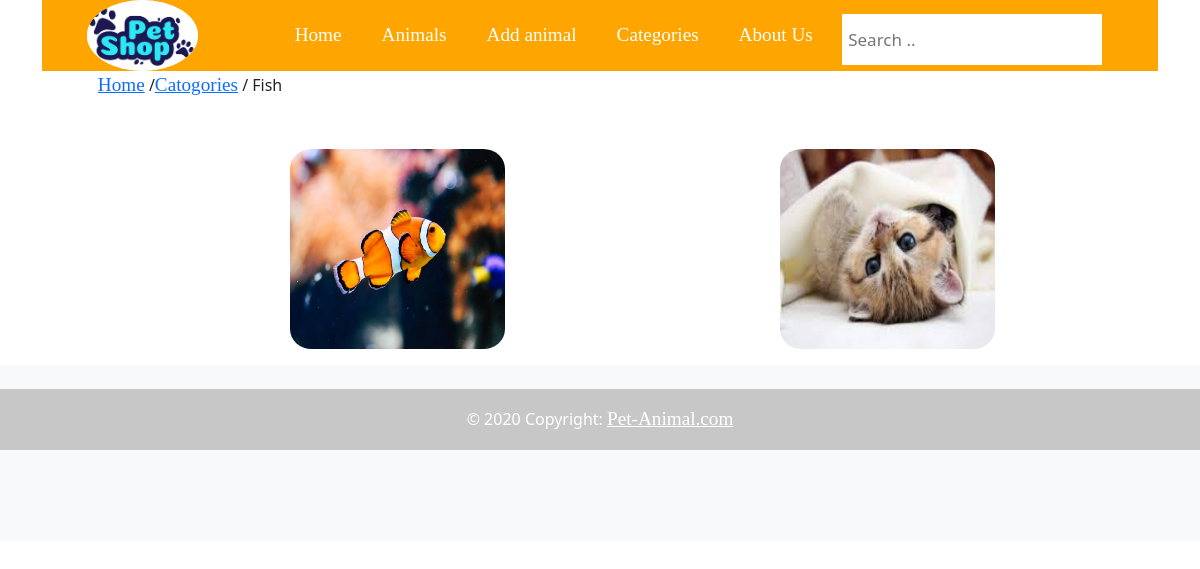
Screenshot of /catogries/3 with the database file from the repository.
### user/models.py (models this page shows, shortened)
class Category(models.Model):
    name=models.CharField(max_length=200)
    created_at=models.DateTimeField(auto_now_add=True)
    updated_at=models.DateTimeField(auto_now=True)

class Animal(models.Model):
    animal_name=models.CharField(max_length=200)
    description=models.TextField()
    price=models.IntegerField()
    age=models.FloatField()
    image=models.ImageField(upload_to='Media', blank=True)
    isDelete=models.BooleanField()
    isAccepted=models.BooleanField()
    added_by=models.ForeignKey(User,related_name='added_animals', on_delete=models.CASCADE)
    category=models.ForeignKey(Category,related_name='animals_in_this_category', on_delete=models.CASCADE)
    created_at=models.DateTimeField(auto_now_add=True)
    updated_at=models.DateTimeField(auto_now=True)
    objects=CUserManager()

### user/views.py (the view)
# urls.py: path('catogries/<int:catogory_id>', views.catogoryview),
def catogoryview(request, catogory_id):
    catogory = Category.objects.get(id=catogory_id)
    context = {
        'categories': Category.objects.filter(id=catogory_id),
        'animal_in_categories': Animal.objects.filter(category=catogory).filter(isDelete=False),
        'animals' : Animal.objects.all()
    }
    return render(request, 'all_animal_catg.html', context)

### user/templates/all_animal_catg.html (shortened to what this page needs)
<!DOCTYPE html>
<html lang="en">
<head>
    {% load static %}
    <link rel="stylesheet" href="{% static 'css/all_animals.css' %}">
    <link rel="stylesheet" href="{% static 'css/mainPage.css' %}">
    <link href="https://cdn.jsdelivr.net/npm/bootstrap@5.1.3/dist/css/bootstrap.min.css" rel="stylesheet">
</head>
<body>
    <div class="container">
        <header>
            <div class="image-container">
                <img src="static/image/LOGO.png" alt="">
            </div>
            <ul class="nav">
                <li class="nav-item">
                  <a  aria-current="page" href="/mainPage">Home</a>
                </li>
                <li class="nav-item">
                  <a  href="/showAllAnimals">Animals</a>
                </li>
                <li class="nav-item">
                  <a href="/addAnimalPage">Add animal</a>
                </li>
                <li class="nav-item">
                  <a href="/allCategories">Categories</a>
                </li>
                <li class="nav-item">
                    <a href="/aboutUs">About Us</a>
                  </li>
              </ul>
            <div class="search-container">
                    <div class="input-box">
                        <input type="text" id="search" placeholder="Search .. " required>
                      </div>
              </div>
        </header>
        <div class="main">
            <div id="location">
                {%for catogory in categories%}
                <p><a href="/mainPage">Home</a> /<a href="/allCategories">Catogories</a> / {{catogory.name}}</p>
                {%endfor%}
            </div>
            <div id="all_animals">
                {% for animals in animal_in_categories %}
                <div id="animal" name="cat-1">
                   <a href="/showAnimalInfo/{{animals.id}}"> <img id="img-2" src=/Media/{{animals.image}} alt="dog-pic"> </a>
                </div>
                {%endfor%}
            </div>
        </div>
    </div>
    <footer class="bg-light text-center text-white">
      <div class="container p-4 pb-0">
      </div>
      <div class="text-center p-3" style="background-color: rgba(0, 0, 0, 0.2);">
        © 2020 Copyright:
        <a class="text-white" href="https://mdbootstrap.com/">Pet-Animal.com</a>
      </div>
    </footer>
</body>
</html>

### user/static/css/all_animals.css (style rules this page uses)
:root { --rad: .7rem; --dur: .3s; --color-dark: #2f2f2f; --color-light: #fff; --color-brand: #57bd84; --font-fam: 'Lato', sans-serif; --height: 3.2rem; --btn-width: 6rem; --bez: cubic-bezier(0, 0, 0.43, 1.49); }
input, button { height: var(--height); font-family: var(--font-fam); border: 0; color: var(--color-dark); font-size: 1.2rem; }
input:not(:placeholder-shown) { border-radius: var(--rad) 0 0 var(--rad); width: calc(100% - var(--btn-width)); display: block; }
img { width: 130px; height: 130px; border-radius: 50%; }
a { text-decoration: none; font-size: 1.2rem; }
#img-2 { width: 200px; text-decoration: none; margin-left: 30px; }
#img-2 { width: 100%; height: 200px; border-radius: 10%; }
.main { width: 90%; margin: 0 auto; }
#all_animals { display: flex; flex-wrap: wrap; justify-content: space-around; text-align: center; margin-left: 25px; margin-top: 50px; flex-wrap: wrap; }
#animal { width: 22%; }

### user/static/css/mainPage.css (style rules this page uses)
html , body { height: 110%; width: 100%; }
header { height: 17%; width: 100%; background-color: #ffa500; display: flex; align-items: center; justify-content: space-between; }
* { box-sizing: border-box; }
.nav { width: 50%; justify-content: space-around; font-family: cursive; }
.nav-item a { color: white; text-decoration: none; }
.input-box input { border-color: #ffa500; }
.search-container { float: right; margin-right: 5%; }
.image-container img { background-color: #f4e6cc; margin-left: 20%; width: 50%; height: 100%; border-radius: 50%; }
.image-container { width: 20%; height: 80%; }
input[type=text] { padding: 6px; margin-top: 8px; font-size: 17px; border: none; }
a { font-family: cursive; }
footer { width: 100%; height: 20%; align-items: center; }

### rows the page displays
Category: name "Fish"
Animal: image (picture)
Animal: image (picture)
